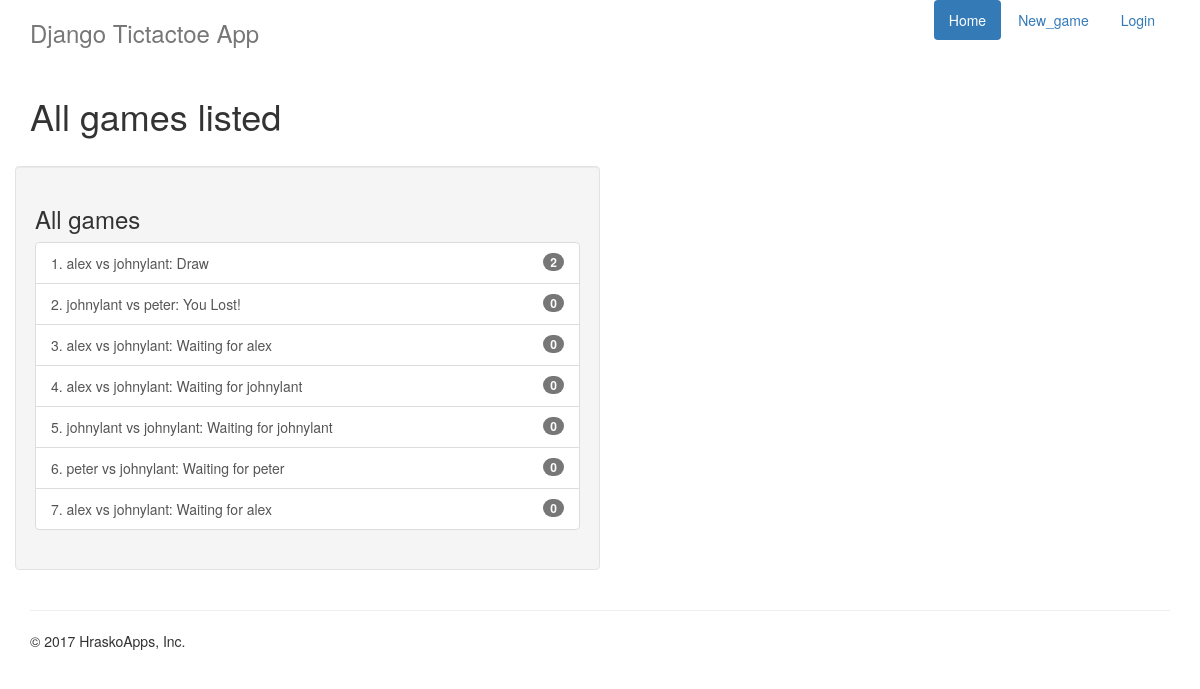
The page /tictactoe/game/all on the database as committed earlier.
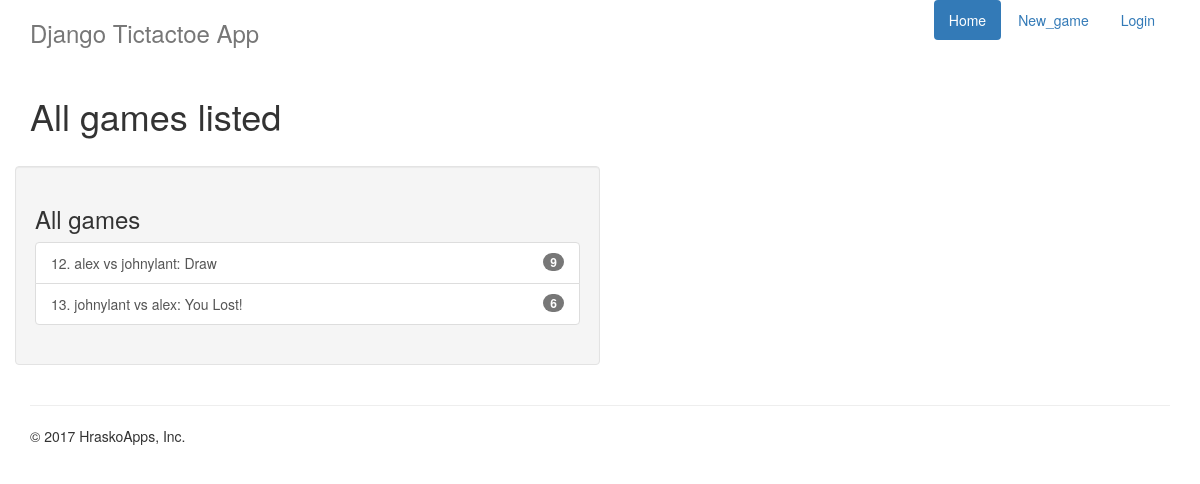
The same page on the database as committed later.
### tictactoe/models.py (models this page shows, shortened)
class Game(models.Model):
    first_player = models.ForeignKey(User, related_name="games_first_player")
    second_player = models.ForeignKey(User, related_name="games_second_player")
    next_to_move = models.ForeignKey(User, related_name="games_to_move")
    start_time = models.DateTimeField(auto_now_add=True)
    last_active = models.DateTimeField(auto_now=True)
    status = models.CharField(max_length=1, default='A', choices=GAME_STATUS_CHOICES)
    objects = GamesManager()
    def __str__(self):
        return "{0}. {1} vs {2}".format(self.id, self.first_player, self.second_player)

### tictactoe/views.py (the view)
class AllGamesList(ListView):
    model = Game

### tictactoe/templates/tictactoe/game_list.html
{% extends 'base.html' %}
{% block title %}
All games listed
{% endblock title %}
{% block content %}
<div class="row">
  <div class="well col-sm-6">
    {% include "tictactoe/game_list_snippet.html" with header="All games" games_list=object_list %}
  </div>
</div>
{% endblock content %}

### tictactoe/templates/tictactoe/game_list_snippet.html
<h3 class="panel-header">{{header}} </h3>
<div class="list-group">
  {% for game in games_list %}
    <a class="list-group-item" href="{% url 'tictactoe_game_detail' pk=game.id %}">
      {{ game }}:
      {% if game.status == "A" %}
        {% if game.next_to_move == user %} Your turn {% else %} Waiting for {{ game.next_to_move.username }} {% endif %}
      {% elif game.status == "D" %}
        Draw
      {% elif game.status == "F" and user == game.first_player %}
        You Won!
      {% elif game.status == "S" and user == game.second_player %}
        You Won!
      {% else %}
        You Lost!
      {% endif %}
      <span class="badge">{{game.move_set.count}}</span></a>
  {% empty %}
    <span class="list-group-item">No games available.</span>
  {% endfor %}
</div>

Rows that differ between the two databases and show on the page:
removed Game: id+first_player+second_player "1. alex vs johnylant", status "Draw", move_set.count "2"
removed Game: id+first_player+second_player "2. johnylant vs peter", status "You Lost!", move_set.count "0"
removed Game: id+first_player+second_player "3. alex vs johnylant", next_to_move.username "alex", move_set.count "0"
removed Game: id+first_player+second_player "4. alex vs johnylant", next_to_move.username "johnylant", move_set.count "0"
removed Game: id+first_player+second_player "5. johnylant vs johnylant", next_to_move.username "johnylant", move_set.count "0"
removed Game: id+first_player+second_player "6. peter vs johnylant", next_to_move.username "peter", move_set.count "0"
removed Game: id+first_player+second_player "7. alex vs johnylant", next_to_move.username "alex", move_set.count "0"
added Game: id+first_player+second_player "12. alex vs johnylant", status "Draw", move_set.count "9"
added Game: id+first_player+second_player "13. johnylant vs alex", status "You Lost!", move_set.count "6"
